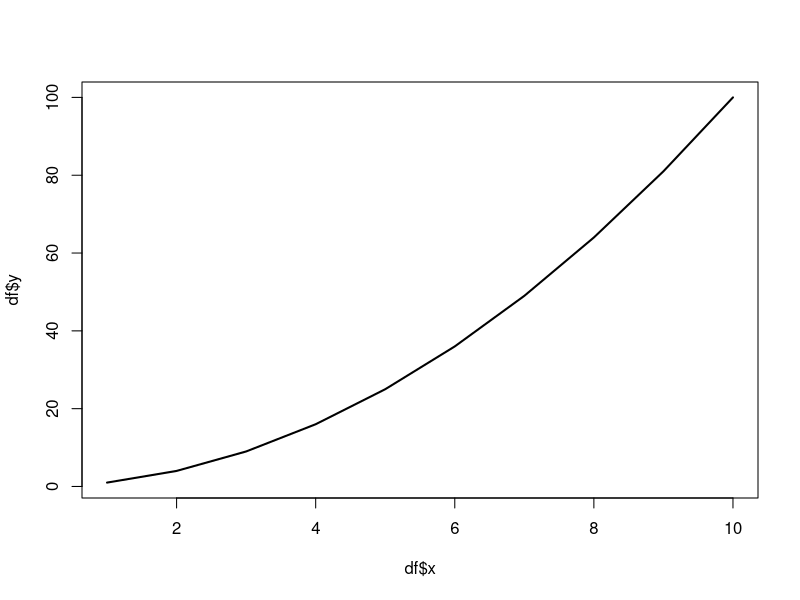

R code for this plot:
## ---- chunk 1
#| echo: false
#| warning: false

head(mtcars) 
## ---- chunk 2
#| echo: false
#| warning: false

df <- data.frame(x = 1:10, y = (1:10)^2)
plot(
  df$x,
  df$y,
  type = "l",       
  lwd = 2
)
